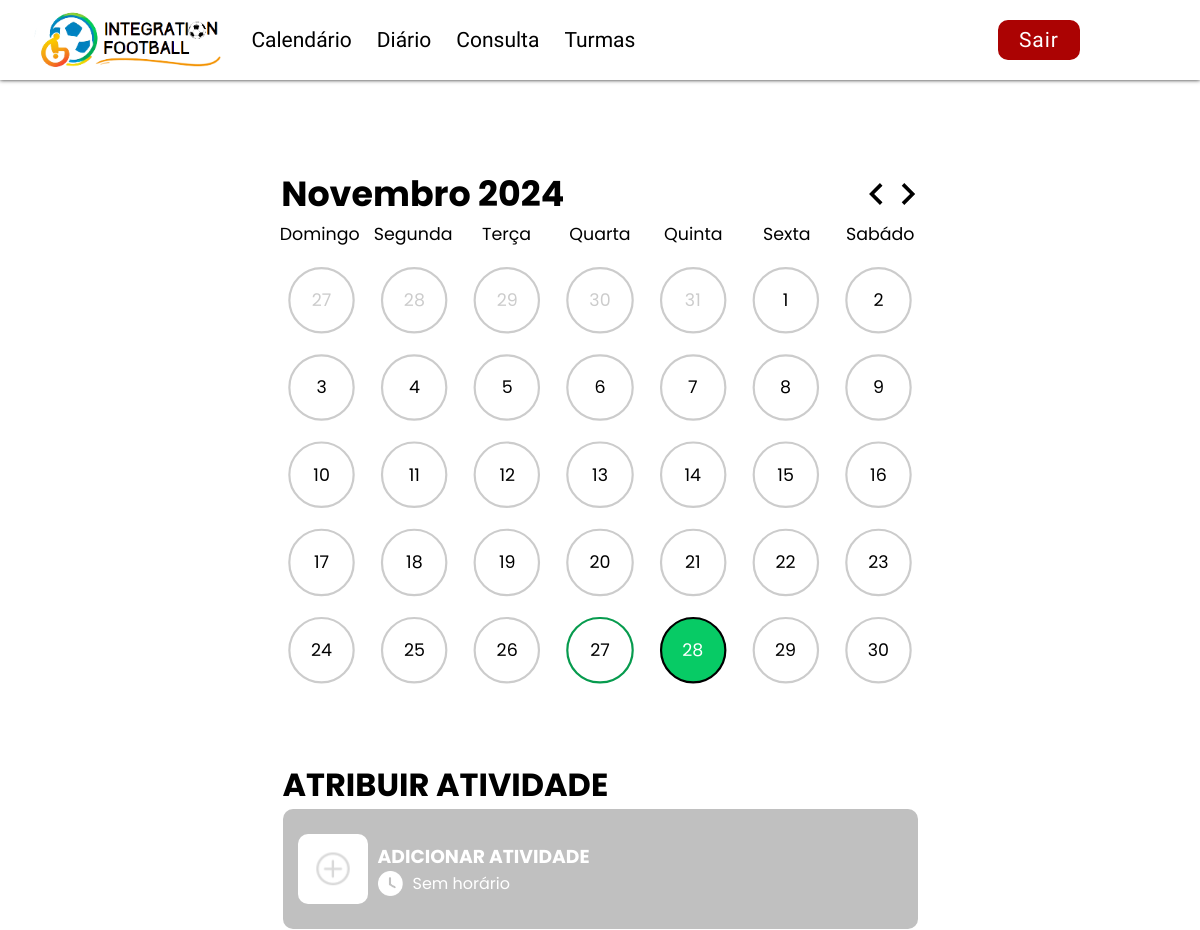
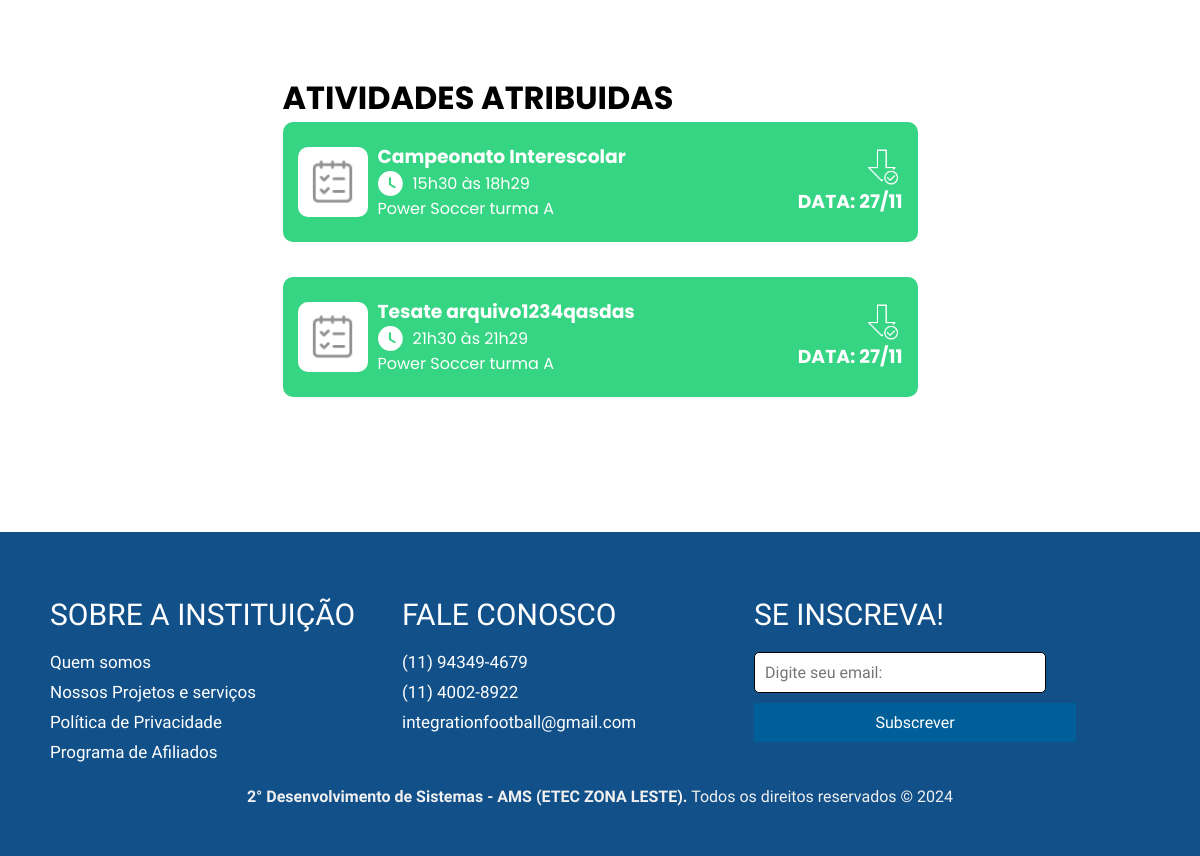
Page /calendarioProfessor.php (signed in) on the committed database (2 pictures, top to bottom).
### tables this page shows
CREATE TABLE `professores` (
  `id` int(11) NOT NULL,
  `nome_professor` varchar(255) NOT NULL,
  `foto_perfil` varchar(255) DEFAULT NULL,
  `cpf_professor` int(11) NOT NULL,
  `data_nasc` date NOT NULL,
  `email_professor` varchar(255) NOT NULL,
  `senha` varchar(55) NOT NULL,
  `telefone_professor` int(11) NOT NULL,
  `nome_coordenador` varchar(255) DEFAULT NULL
);

CREATE TABLE `atividade` (
  `id_atividade` int(10) UNSIGNED NOT NULL,
  `titulo_atividade` varchar(80) NOT NULL,
  `hora_inicio` time DEFAULT NULL,
  `data_entrega` date NOT NULL,
  `nome_arquivo` varchar(255) NOT NULL,
  `caminho_arquivo` varchar(255) NOT NULL,
  `id_turma` int(10) UNSIGNED NOT NULL,
  `id_professor` int(11) NOT NULL,
  `hora_termino` time DEFAULT NULL
);

CREATE TABLE `modalidade` (
  `id` int(11) NOT NULL,
  `nome_modalidade` varchar(200) NOT NULL,
  `descricao` varchar(155) NOT NULL
);

CREATE TABLE `turma` (
  `id_turma` int(10) UNSIGNED NOT NULL,
  `nome_turma` varchar(50) DEFAULT NULL,
  `id_professor` int(11) DEFAULT NULL,
  `id_instituicao` int(11) DEFAULT NULL,
  `id_modalidade` int(11) DEFAULT NULL
);

### controller/conexao.php (called while the page is built, shortened)
<?php
class Conexao {
    private $host = "localhost";
    private $usuario = "root";
    private $senha = "";
    private $banco = "integrationfootball";
    private $conexao;
    public function __construct() {
        $this->conexao = new mysqli($this->host, $this->usuario, $this->senha, $this->banco);
    }
    public function getConexao() {
        return $this->conexao;
    }
}
?>

### controller/professorcontroller.php (called while the page is built, shortened)
<?php
require_once $_SERVER['DOCUMENT_ROOT'] . '/Integration-Football-main/Integration-Football/model/professorModel.php';
class ProfessorController
{
    private $professor;
    public function __construct()
    {
        $this->professor = new Professor();
        if (isset($_POST['crud'])) {
            if ($_POST['crud'] == "INSERT") {
                $this->inserir();
            } elseif ($_POST['crud'] == "UPDATE") {
                $this->atualizar();
            } elseif ($_POST['crud'] == "DELETE") {
                $this->deletar();
            } elseif ($_POST['crud'] == "alterarSenha") {
                $this->redefinirSenha();
            }elseif($_POST['crud'] == "AtualizarFoto"){
                $this->AtualizarFotoPerfil();
            }
        } else {
            $this->listar();
        }
    }
    public function listar()
    {
        return $this->professor->listar();
    }
    public function buscarPorId($id)
    {
        return $this->professor->buscarPorId($id);
    }
}

### model/professorModel.php (called while the page is built, shortened)
<?php
require_once $_SERVER['DOCUMENT_ROOT'] . "/Integration-Football-main/Integration-Football/controller/conexao.php";
class Professor
{
    private $conexao;
    public function __construct()
    {
        $this->conexao = new Conexao();
    }
    public function listar()
    {
        $sql = "SELECT * FROM professores";
        $stmt = $this->conexao->getConexao()->prepare($sql);
        $stmt->execute();
        $result = $stmt->get_result();
        $professores = [];
        while ($professor = $result->fetch_assoc()) {
            $professores[] = $professor;
        }
        return $professores;
    }
    public function buscarPorId($id)
    {
        $sql = "SELECT * FROM professores WHERE id = ?";
        $stmt = $this->conexao->getConexao()->prepare($sql);
        $stmt->bind_param('i', $id);
        $stmt->execute();
        $result = $stmt->get_result();
        $professor = $result->fetch_assoc();
        return $professor;
    }
}

### controller/atividadecontroller.php (called while the page is built, shortened)
<?php
require_once $_SERVER['DOCUMENT_ROOT'] . '/Integration-Football-main/Integration-Football/model/atividadeModel.php';
class AtividadeController
{
    private $atividade;
    public function __construct()
    {
        $this->atividade = new Atividade();
        if (isset($_POST['crud'])) {
            if ($_POST['crud'] == "INSERT") {
                $this->inserir();
            } elseif ($_POST['crud'] == "UPDATE") {
                $this->atualizar();
            } elseif ($_POST['crud'] == "DELETE") {
                $this->deletar();
            }
            header("Location:" . "../calendarioProfessor.php");
          exit;
        } else {
            $this->listar();
        }
    }
    public function listar()
    {
        $atividades = $this->atividade->listar();
        return $atividades;
    }
    public function listarAtivividadesporProfessor($id_professor)
    {
        $this->atividade->setIdProfessor($id_professor);
        $atividades = $this->atividade->listarAtivividadesporProfessor();
        return $atividades;
    }
}

### model/atividadeModel.php (called while the page is built, shortened)
<?php
require_once $_SERVER['DOCUMENT_ROOT'] . "/Integration-Football-main/Integration-Football/controller/conexao.php";
class Atividade
{
    private $id_professor;
    private $conexao;
    public function setIdProfessor($id_professor)
    {
        $this->id_professor = $id_professor;
    }
    public function __construct()
    {
        $this->conexao = new Conexao();
    }
    public function listar()
    {
        $sql = "SELECT * FROM atividade";
        $stmt = $this->conexao->getConexao()->prepare($sql);
        $stmt->execute();
        $result = $stmt->get_result();
        $atividades = [];
        while ($atividade = $result->fetch_assoc()) {
            $atividades[] = $atividade;
        }
        return $atividades;
    }
    public function listarAtivividadesporProfessor()
    {
        $sql =
         "SELECT atividade.*, turma.nome_turma, modalidade.nome_modalidade
        FROM atividade
        INNER JOIN turma ON atividade.id_turma = turma.id_turma
        INNER JOIN modalidade ON modalidade.id = turma.id_modalidade
        WHERE atividade.id_professor = ?;
        ";
        $stmt = $this->conexao->getConexao()->prepare($sql);
        $stmt->bind_param('i', $this->id_professor);
        $stmt->execute();
        $result = $stmt->get_result();
        $atividades = [];
        while ($atividade = $result->fetch_assoc()) {
            $atividades[] = $atividade;
        }
        return $atividades;
    }
}

### calendarioProfessor.php (the view, shortened to what this page needs)
<?php
require_once './controller/professorcontroller.php';
require_once './controller/turmacontroller.php';
require_once './controller/atividadecontroller.php';
$imports = [
  "https://fonts.googleapis.com/css2?family=Poppins:ital,wght@0,200;0,400;0,600;1,200;1,400;1,600&display=swap",
  "https://cdnjs.cloudflare.com/ajax/libs/font-awesome/4.7.0/css/font-awesome.min.css",
  "https://fonts.gstatic.com/",
  "https://fonts.googleapis.com/css2?family=Barlow&family=Teko:wght@300&display=swap"
];
$pageCSS = ["calendarioProfessor.css"];
$idprofessor = $_SESSION["id"];;
$professorcontroller = new ProfessorController();
$professor = $professorcontroller->buscarPorId($idprofessor);
$atividadecontroller = new AtividadeController();
$atividades = $atividadecontroller->listarAtivividadesporProfessor($idprofessor);
include_once('./templetes/headerProfessor.php');
?>
<div class="container">
  <div id="conteudo">
    <div id="form">
      <div id="pricipal-calendario">
        <br>
        <div id="dia-semana">
          <div id="header-calendario">
            <h1 id="mes-ano">JANEIRO 2024</h1>
            <div id="btns">
              <img src="./Imagens/seta-esquerda-black.svg" alt="" id="prev">
              <img src="./Imagens/seta-direita-black.svg" alt="" id="next">
            </div>
          </div>
          <div id="semanas">
            <p>Domingo</p>
            <p>Segunda</p>
            <p>Terça</p>
            <p>Quarta</p>
            <p>Quinta</p>
            <p>Sexta</p>
            <p>Sabádo</p>
          </div>
          <div id="dias">
          </div>
        </div>
      </div>
      <h1 id="titulo">ATRIBUIR ATIVIDADE</h1>
      <div id="atividade" class="atividade">
        <div id="card-atividade" class="card-atividade" onclick="abrirPrevia('atividade', 'card-arquivo')">
          <div class="bloco1">
            <div class="icone-atividade">
              <img src="./Imagens/AtividadeDefault.svg" alt="">
            </div>
          </div>
          <div class="bloco2">
            <div class="titulo-atividade">
              <h3>ADICIONAR ATIVIDADE</h3>
            </div>
            <div class="data-entrega">
              <img src="./Imagens/Time-Circle.png" alt="">
              <p>Sem horário</p>
            </div>
          </div>
        </div>
      </div>
      <h1 id="titulo-tarefas">ATIVIDADES ATRIBUIDAS</h1>
      <?php
      if (empty($atividades)) {
        echo  '<div class="vazio" id="vazio">
                <p>Não há nenhuma atividade atribuida ainda!</p>
              </div>';
      } else {
        $numeroAtividade = 1;
        foreach ($atividades as $atividade) {
          $numeroAtividade++;
      ?>
          <div id="tarefa<?= $numeroAtividade ?>" class="tarefa-item">
            <div id="cartao-tarefa" class="cartao-tarefa" onclick="abrirPrevia('tarefa<?= $numeroAtividade ?>', 'cartao-arquivo<?= $numeroAtividade ?>')">
              <div class="bloco-um">
                <div class="icone-tarefa">
                  <img src="./Imagens/checklist.png" alt="">
                </div>
              </div>
              <div class="bloco-dois">
                <div class="titulo-tarefa">
                  <h3><?= $atividade['titulo_atividade'] ?></h3>
                </div>
                <div class="data-entrega">
                  <img src="./Imagens/Time-Circle.png" alt="">
                  <p>
                    <?= $horaInicio = substr($atividade['hora_inicio'], 0, -6); ?>h<?= $minutosInicio = substr($atividade['hora_inicio'], 3, -3); ?> às
                    <?= $horaTermino = substr($atividade['hora_termino'], 0, -6); ?>h<?= $minutosTermino = substr($atividade['hora_termino'], 3, -3); ?>
                  </p>
                </div>
                <p> <?= $atividade['nome_modalidade'] ?> turma <?= $atividade['nome_turma'] ?></p>
              </div>
              <div class="bloco-tres">
                <img src="./Imagens/arrow.png" alt="">
                <h3>DATA: <?php
                          $data = $atividade['data_entrega'];
                          $data = explode('-', $data);
                          $dataFormatada = $data[2] . '/' . $data[1];
                          echo $dataFormatada;
                          ?></h3>
              </div>
            </div>
          </div>
      <?php }
      }
      ?>
    </div>
  </div>
</div>
<?php
include_once('./templetes/footer.php');
?>

### templetes/headerProfessor.php (shortened to what this page needs)
<!DOCTYPE html>
<html lang="pt-br">
<head>
    <link rel="stylesheet" href="templetes/headerProfessor.css">
    <link rel="stylesheet" href="templetes/footer.css">
    <link rel="stylesheet" href="https://cdnjs.cloudflare.com/ajax/libs/font-awesome/4.7.0/css/font-awesome.min.css">
    <link rel="stylesheet" href="templetes/mensagemSessao.css">
    <?php
    if (isset($pageCSS) && is_array($pageCSS)) {
        foreach ($pageCSS as $cssFile) {
            echo '<link rel="stylesheet" href="css/' . $cssFile . '">';
        }
    }
    if (isset($imports) && is_array($imports)) {
        foreach ($imports as $fontUrl) {
            echo '<link rel="stylesheet" href="' . $fontUrl . '">';
        }
    }
    ?>
</head>
<body>
    <header>
        <div id="part-1">
                <img id="logo" src="templetes/logonova.png" alt="">
            <div id="navbar-part-1">
                    <li><a href="calendarioProfessor.php">Calendário</a></li>
                    <li><a href="presencaProfessor.php">Diário</a></li>
                    <li><a href="consultaProfessor.php">Consulta</a></li>
                    <li><a href="turmasProfessor.php">Turmas</a></li>
            </div>
        </div>
        <div id="part-2">
            <div id="navbar-part-2">
                <button onclick="" style="cursor: pointer;" id="login"><li><a>Sair</a></li></button>
                <div style="background-image: url(<?= $professor['foto_perfil'];  ?>);" onclick="redirecionar('perfilProfessor.php')" id="icone-perfil"></div>
            </div>
        </div>
    </header>
    <div vw class="enabled">
        <div vw-plugin-wrapper>
        </div>
    </div>

### rows in the picture
atividade: titulo_atividade "Campeonato Interescolar", hora_inicio "15", hora_inicio "30", hora_termino "18", hora_termino "29", modalidade.nome_modalidade "Power Soccer", id_turma.nome_turma "A", data_entrega "27/11"
atividade: titulo_atividade "Tesate arquivo1234qasdas", hora_inicio "21", hora_inicio "30", hora_termino "21", hora_termino "29", modalidade.nome_modalidade "Power Soccer", id_turma.nome_turma "A", data_entrega "27/11"
